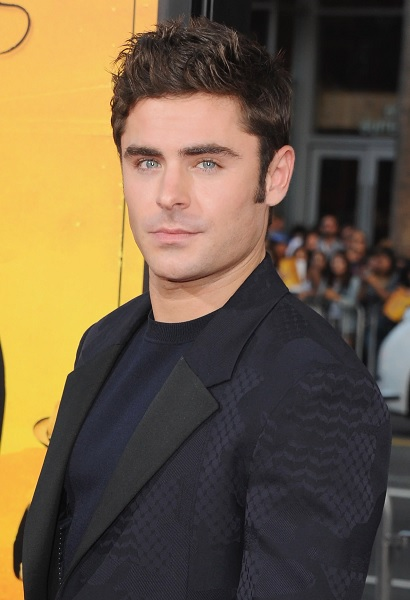
#> input picture images/zac.jpg, 410 x 600 px, found by its file name
$ python ExtractSkinRegions.py
#> lines starting #> are read from the running program, lines starting #| are printed output that depends on the picture; after the words box and inside, x2 and y2 are one past the last pixel; in counts of white or black regions, pixels touching at a corner belong together
import cv2
import numpy as np

def extractSkinRegions(image):

	GrayScale_Image = cv2.cvtColor(image, cv2.COLOR_BGR2GRAY)
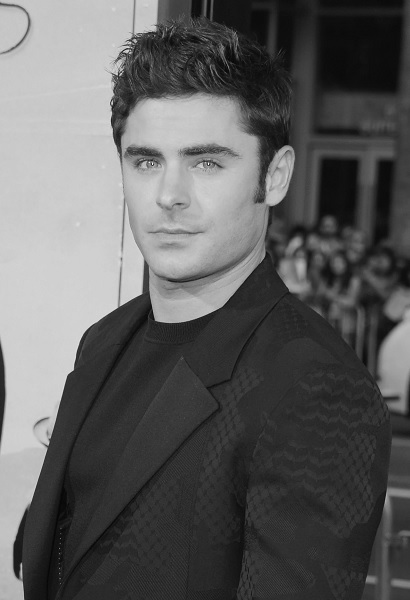
#> GrayScale_Image: shape (600, 410); min 5, max 255, mean 94.3
#> image is the input picture: shape (600, 410, 3); mean B, G, R 67.5, 91.8, 109.6
	YUV_Image = cv2.cvtColor(image, cv2.COLOR_BGR2YUV)
#> YUV_Image: shape (600, 410, 3); mean of channels 0, 1, 2 94.3, 114.7, 141.4
	#Gray scale image
	Y_image = YUV_Image[:,:,0]
	#Cb Channel
	Cb_image = YUV_Image[:,:,1]
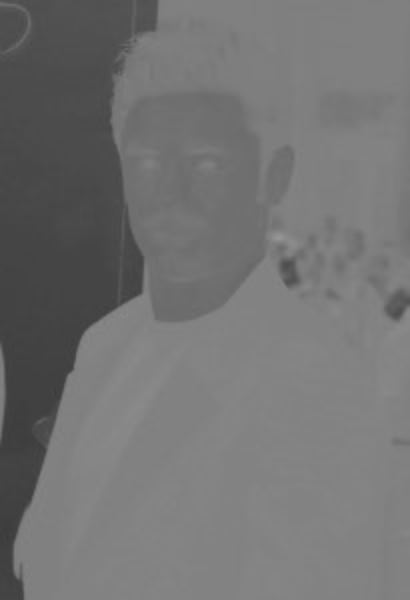
#> Cb_image: shape (600, 410); min 59, max 151, mean 114.7
	#Cr channel
	Cr_image = YUV_Image[:,:,2]
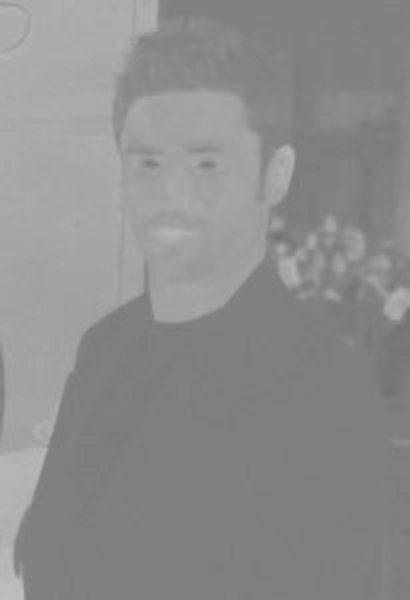
#> Cr_image: shape (600, 410); min 113, max 189, mean 141.4

	Cb_image_Thresholded = (Cb_image > 77) & (Cb_image < 127)
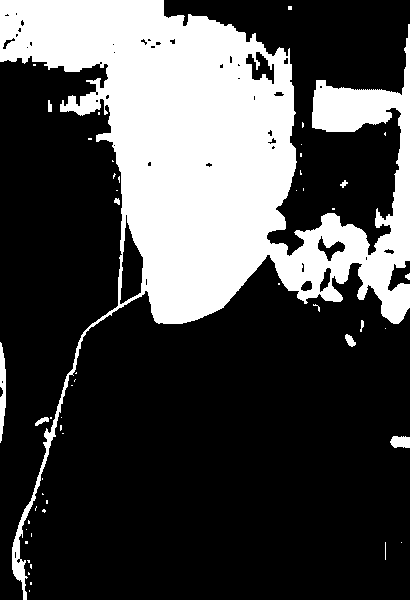
#> Cb_image_Thresholded: shape (600, 410) bool; 28.6% white; 52 white regions (42 under 20 px), largest, box (x1, y1, x2, y2) and area: (0, 0, 410, 600) 69165, (0, 342, 6, 443) 432, (390, 436, 410, 448) 204
	Cr_image_Thresholded = (Cr_image > 133) & (Cr_image < 173)
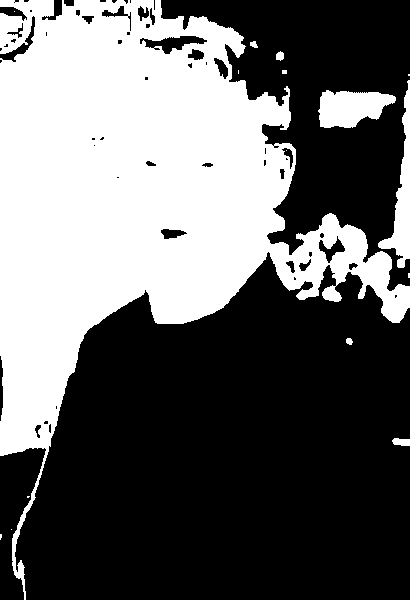
#> Cr_image_Thresholded: shape (600, 410) bool; 40.1% white; 16 white regions (8 under 20 px), largest, box (x1, y1, x2, y2) and area: (0, 0, 410, 600) 94349, (318, 90, 396, 128) 2102, (378, 80, 410, 268) 1934
	SkinDetectionMask = Cb_image_Thresholded & Cr_image_Thresholded
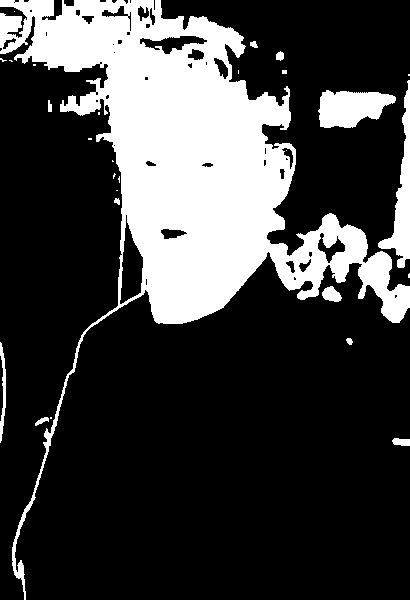
#> SkinDetectionMask: shape (600, 410) bool; 24.7% white; 28 white regions (15 under 20 px), largest, box (x1, y1, x2, y2) and area: (0, 0, 410, 600) 55766, (318, 90, 396, 128) 2102, (378, 80, 410, 268) 1934

	SkinDetectedImage = image.copy();

	i = 0
	j = 0
	for px in SkinDetectionMask:

		j = 0
		for py in px:
			if py == 0:
				SkinDetectedImage[i][j] = 0
			j += 1

		i += 1
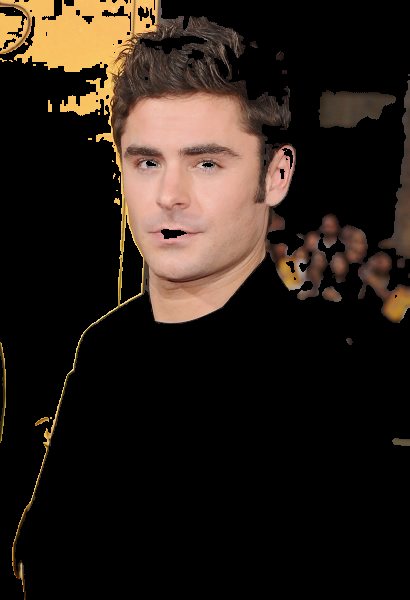
#> SkinDetectedImage: shape (600, 410, 3); mean B, G, R 23.5, 30.6, 40.2
#> after the loop, i = 600

	cv2.imshow("Original Image", image)
	SkinDetectionMask = np.float32(SkinDetectionMask)
	cv2.imshow("Skin Detection Mask", SkinDetectionMask)
	cv2.imshow("Skin Detected image", SkinDetectedImage)
	cv2.waitKey(0)
	return SkinDetectedImage

extractSkinRegions(cv2.imread(".\\images\\zac.jpg"))

$ run again, with images/2.jpg copied over images/zac.jpg
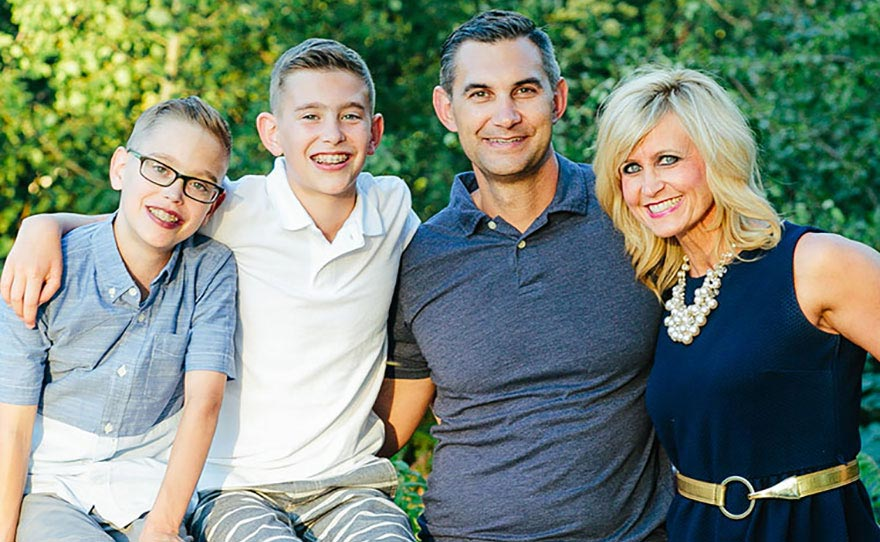
#> input picture images/2.jpg, 880 x 542 px, found by its file name
#> in extractSkinRegions, image is the input picture: shape (542, 880, 3); mean B, G, R 121.6, 135.7, 121.5
#> YUV_Image: shape (542, 880, 3); mean of channels 0, 1, 2 129.9, 123.9, 120.6
#> in extractSkinRegions, `Cb_image_Thresholded = (Cb_image > 77) & (Cb_image < 127)`:
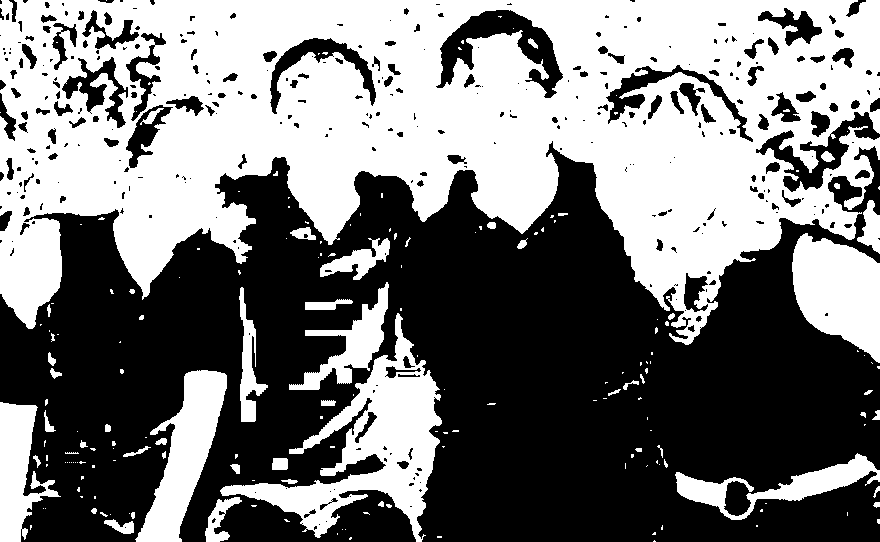
#> Cb_image_Thresholded: shape (542, 880) bool; 47.3% white; 190 white regions (135 under 20 px), largest, box (x1, y1, x2, y2) and area: (0, 0, 880, 345) 176838, (220, 313, 442, 542) 14844, (792, 233, 880, 363) 7803
#> Cr_image_Thresholded: shape (542, 880) bool; 18.8% white; 195 white regions (112 under 20 px), largest, box (x1, y1, x2, y2) and area: (595, 101, 780, 303) 17148, (432, 36, 568, 234) 14231, (256, 61, 384, 244) 12356
#> after the loop in extractSkinRegions, `for px in SkinDetectionMask:`:
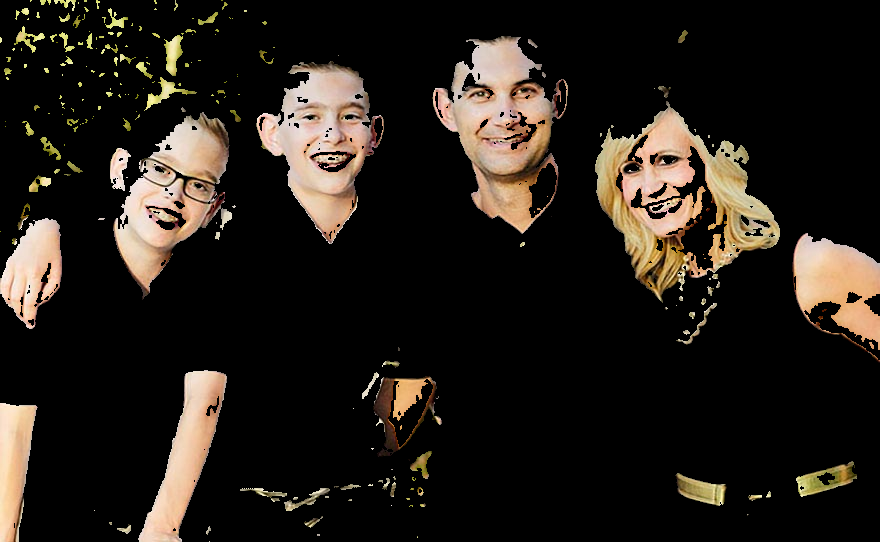
#> SkinDetectedImage: shape (542, 880, 3); mean B, G, R 24.7, 30.8, 36.7
#> after the loop in extractSkinRegions, `for px in SkinDetectionMask:`: i = 542

$ run again, with images/3.jpg copied over images/zac.jpg
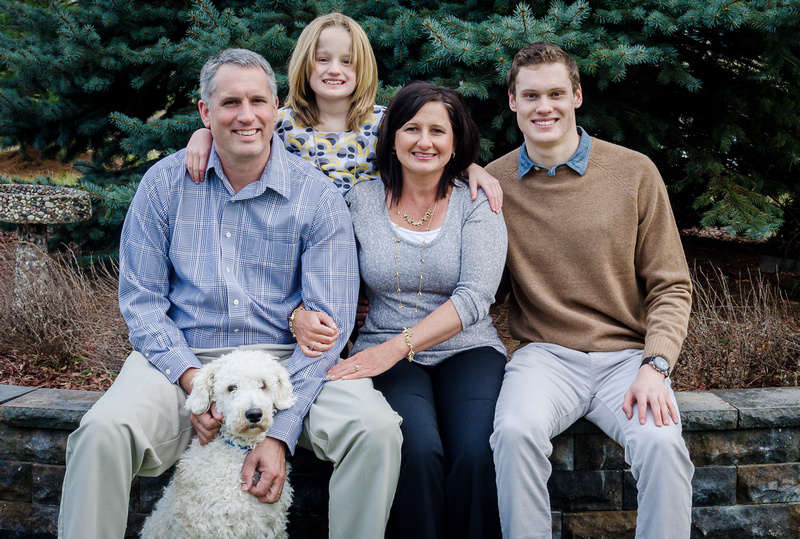
#> input picture images/3.jpg, 800 x 539 px, found by its file name
#> in extractSkinRegions, image is the input picture: shape (539, 800, 3); mean B, G, R 99.5, 97, 95.5
#> YUV_Image: shape (539, 800, 3); mean of channels 0, 1, 2 96.8, 129.3, 126.8
#> in extractSkinRegions, `Cb_image_Thresholded = (Cb_image > 77) & (Cb_image < 127)`:
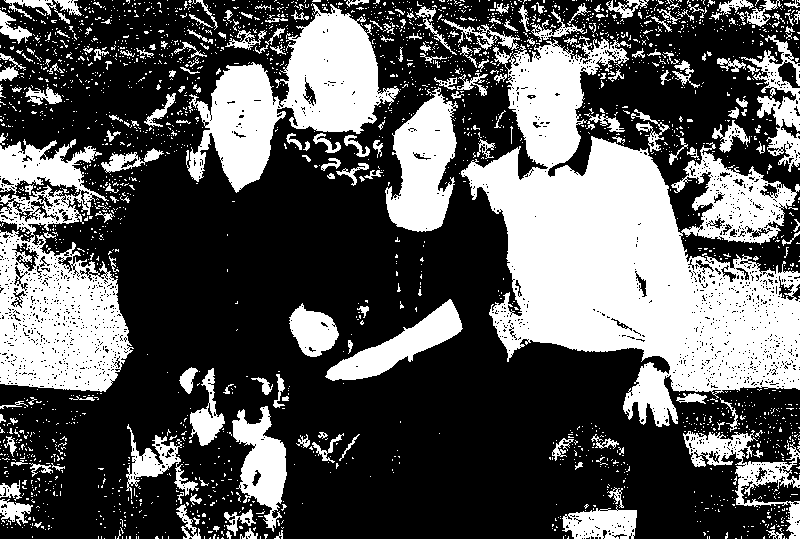
#> Cb_image_Thresholded: shape (539, 800) bool; 34.7% white; 2567 white regions (2368 under 20 px), largest, box (x1, y1, x2, y2) and area: (461, 36, 800, 427) 63188, (0, 139, 134, 392) 19563, (186, 3, 400, 193) 16589
#> Cr_image_Thresholded: shape (539, 800) bool; 25.4% white; 1328 white regions (1266 under 20 px), largest, box (x1, y1, x2, y2) and area: (460, 43, 800, 427) 54289, (0, 230, 133, 392) 12782, (281, 7, 378, 135) 8322
#> after the loop in extractSkinRegions, `for px in SkinDetectionMask:`:
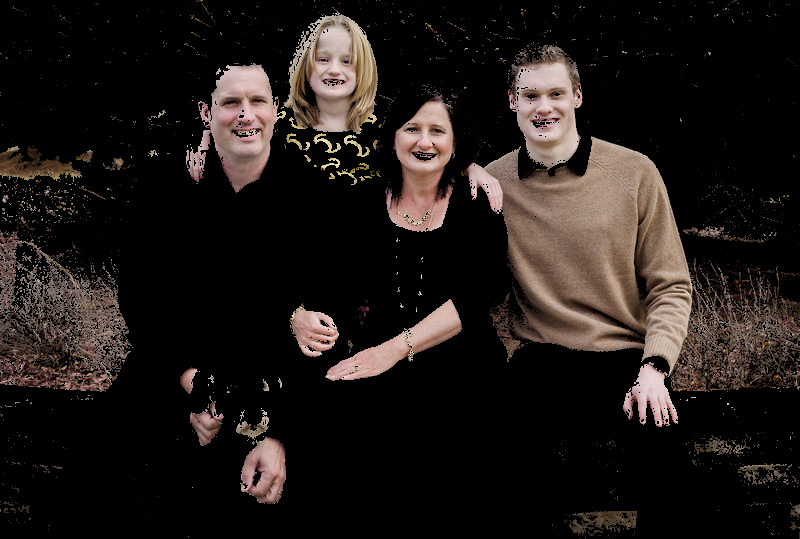
#> SkinDetectedImage: shape (539, 800, 3); mean B, G, R 24, 26.8, 32.8
#> after the loop in extractSkinRegions, `for px in SkinDetectionMask:`: i = 539
